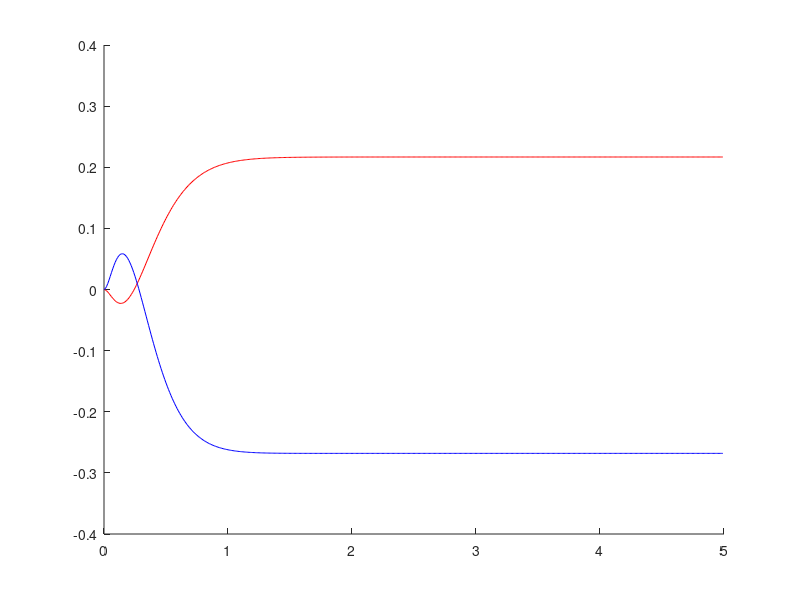
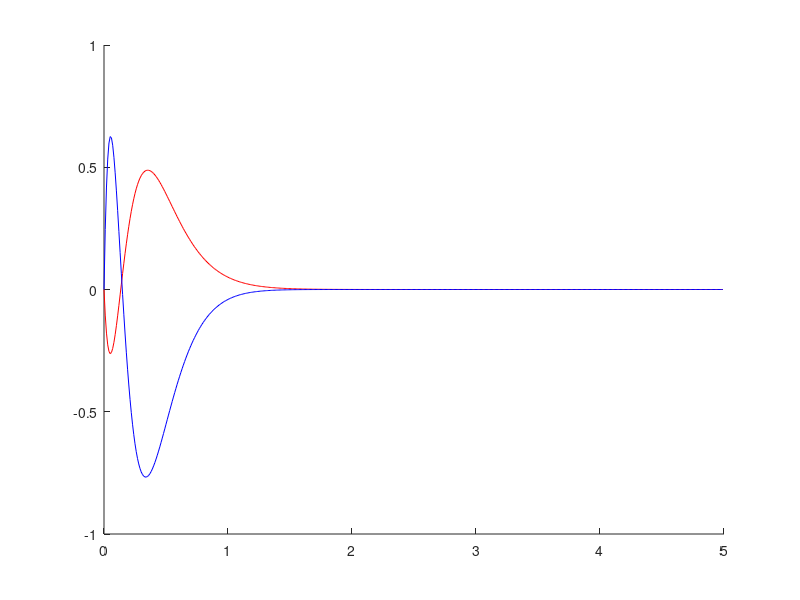
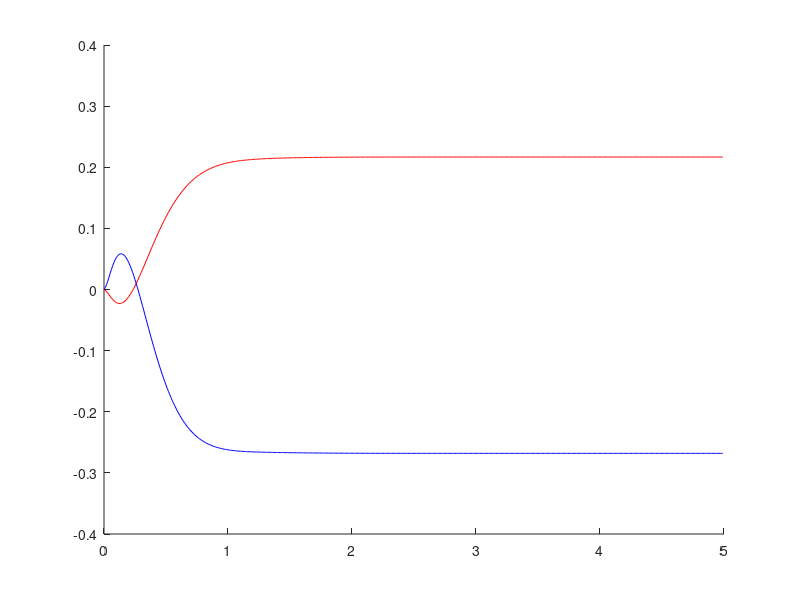
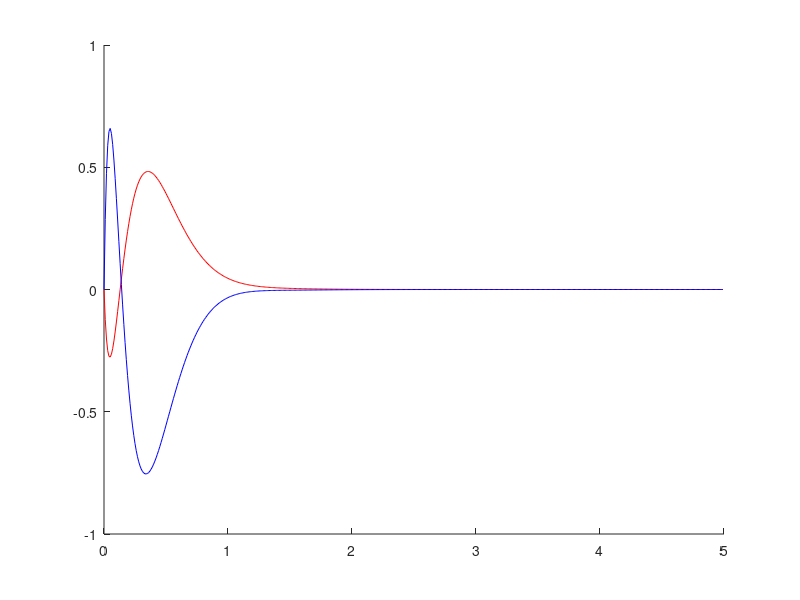

Here is the MATLAB script that generated these plots, in order:
% System definition
A = [0 0 1 0;
     0 0 0 1;
     49.47 -5.5 0 0;
     -50.01 66.23 0 0];
B = [0 0 -0.61 1.43]';
C = eye(4);
D = zeros(4,1);

% Q and R definition (Parameters for the controller)
Q = eye(4);
R = 1;

K = lqr(A,B,Q,R);
 
Ac = [(A-B*K)]
Bc = [B]
Cc = [C];
Dc = [D];

states = {'q1','q1_dot', 'q2', 'q2_dot'};
inputs = {'Torque'};
outputs = {'q1','q1_dot','q2','q2_dot'};

sys_cl = ss(Ac,Bc,Cc,Dc,'statename',states,'inputname',inputs,'outputname',outputs);

delta_t = 0.01;
t = 0:delta_t:5-delta_t;
Tc =20*ones(size(t));
[y,t,x]=lsim(sys_cl,Tc,t);
figure(1)
hold on
plot(t,y(:,1),'r')
plot(t,y(:,2),'b')
hold off
figure(2)
hold on
plot(t,y(:,3),'r')
plot(t,y(:,4),'b')
hold off

q1 = zeros(length(t),1);
q2 = zeros(length(t),1);
q1d = zeros(length(t),1);
q2d = zeros(length(t),1);
T = 20;
for i=2:1:length(t)
    q1dd = Ac(3,1)*(q1(i-1))+Ac(3,2)*q2(i-1)+Ac(3,3)*q1d(i-1)+Ac(3,4)*q2d(i-1)+Bc(3)*T;
    q2dd = Ac(4,1)*(q1(i-1))+Ac(4,2)*q2(i-1)+Ac(4,3)*q1d(i-1)+Ac(4,4)*q2d(i-1)+Bc(4)*T;
    q1d(i) = q1d(i-1)+delta_t*q1dd;
    q2d(i) = q2d(i-1)+delta_t*q2dd;
    q1(i) = q1(i-1)+delta_t*q1d(i);
    q2(i) = q2(i-1)+delta_t*q2d(i);
end


figure(3)
hold on
plot(t,q1,'r')
plot(t,q2,'b')
hold off
figure(4)
hold on
plot(t,q1d,'r')
plot(t,q2d,'b')
hold off
